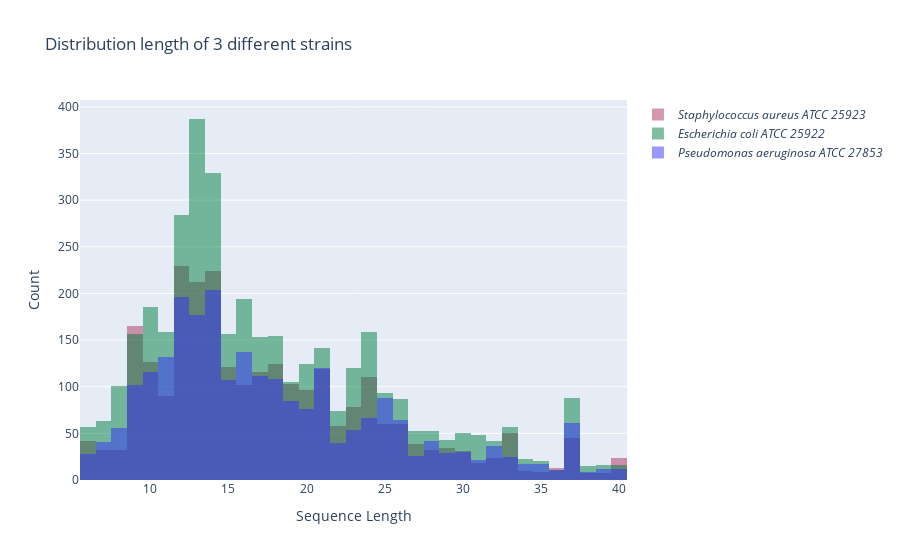

Here is the notebook cell this chart was saved with:
### Code cell
trace1 = go.Histogram(
    x=SA_feature_genome['SEQ_LEN'],
    name = '<i>Staphylococcus aureus ATCC 25923</i>',
    marker=dict(color='rgba(171, 50, 96, 0.5)'))
trace2 = go.Histogram(
    x=EC_feature_genome['SEQ_LEN'],
    name = '<i>Escherichia coli ATCC 25922</i>',
    marker=dict(color='rgba(0, 128, 64, 0.5)'))
trace3 = go.Histogram(
    x=PA_feature_genome['SEQ_LEN'],
    name = '<i>Pseudomonas aeruginosa ATCC 27853</i>',
    marker=dict(color='rgba(50, 50, 250, 0.5)'))
data = [trace1,trace2,trace3]
layout = go.Layout(barmode='overlay',
                   title='Distribution length of 3 different strains',
                   xaxis=dict(title='Sequence Length'),
                   yaxis=dict( title='Count'),
)
fig = go.Figure(data = data, layout = layout)
iplot(fig)

### Figure 1 — Plotly figure (JSON) as saved in the notebook; plotly's stock layout.template omitted (floating-point values rounded to 4 significant figures; data arrays with more than 128 entries replaced by an {"elided": "..."} marker saying what was removed)
{"data": [{"marker": {"color": "rgba(171, 50, 96, 0.5)"}, "name": "<i>Staphylococcus aureus ATCC 25923</i>", "type": "histogram", "x": {"elided": "2644 int values"}}, {"marker": {"color": "rgba(0, 128, 64, 0.5)"}, "name": "<i>Escherichia coli ATCC 25922</i>", "type": "histogram", "x": {"elided": "3818 int values"}}, {"marker": {"color": "rgba(50, 50, 250, 0.5)"}, "name": "<i>Pseudomonas aeruginosa ATCC 27853</i>", "type": "histogram", "x": {"elided": "2458 int values"}}], "layout": {"barmode": "overlay", "title": {"text": "Distribution length of 3 different strains"}, "xaxis": {"title": {"text": "Sequence Length"}}, "yaxis": {"title": {"text": "Count"}}}}
